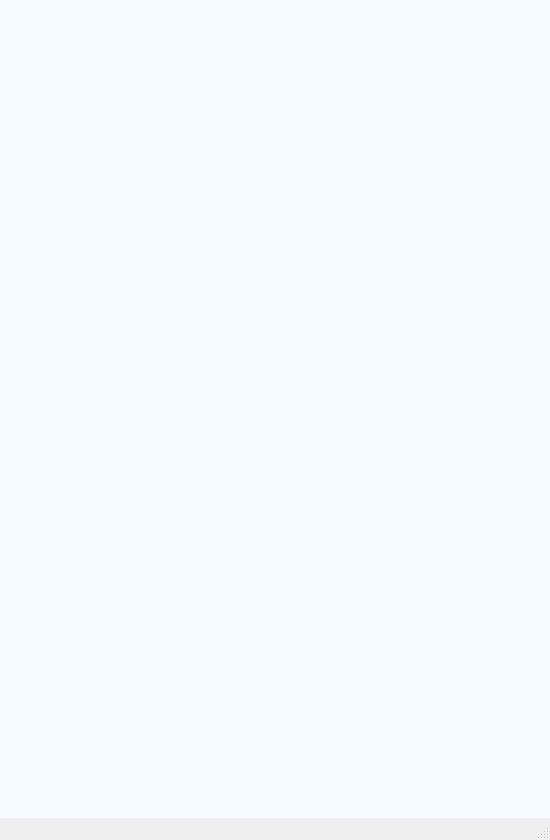
<?xml version="1.0" encoding="UTF-8"?>
<ui version="4.0">
 <class>MainWindow</class>
 <widget class="QMainWindow" name="MainWindow">
  <property name="geometry">
   <rect>
    <x>0</x>
    <y>0</y>
    <width>550</width>
    <height>840</height>
   </rect>
  </property>
  <property name="windowTitle">
   <string>MainWindow</string>
  </property>
  <widget class="QWidget" name="centralwidget">
   <property name="styleSheet">
    <string notr="true">background-color: #F6FBFF;</string>
   </property>
   <widget class="QStackedWidget" name="stackedWidget">
    <property name="geometry">
     <rect>
      <x>-1</x>
      <y>-1</y>
      <width>551</width>
      <height>841</height>
     </rect>
    </property>
    <property name="font">
     <font>
      <family>Roboto</family>
     </font>
    </property>
    <property name="currentIndex">
     <number>6</number>
    </property>
    <widget class="QWidget" name="mainPage">
     <widget class="QPushButton" name="alarm_button">
      <property name="geometry">
       <rect>
        <x>20</x>
        <y>720</y>
        <width>80</width>
        <height>80</height>
       </rect>
      </property>
      <property name="font">
       <font>
        <family>Roboto</family>
       </font>
      </property>
      <property name="styleSheet">
       <string notr="true">background-color: #007AFF;
border-radius:40px;</string>
      </property>
      <property name="text">
       <string/>
      </property>
     </widget>
     <widget class="QLabel" name="dsgn_menubase">
      <property name="geometry">
       <rect>
        <x>0</x>
        <y>700</y>
        <width>551</width>
        <height>121</height>
       </rect>
      </property>
      <property name="font">
       <font>
        <family>Roboto</family>
       </font>
      </property>
      <property name="styleSheet">
       <string notr="true">background-color: #162636;</string>
      </property>
      <property name="text">
       <string>&lt;html&gt;&lt;head/&gt;&lt;body&gt;&lt;p&gt;&lt;br/&gt;&lt;/p&gt;&lt;/body&gt;&lt;/html&gt;</string>
      </property>
      <property name="alignment">
       <set>Qt::AlignCenter</set>
      </property>
     </widget>
     <widget class="QPushButton" name="statistics_button">
      <property name="geometry">
       <rect>
        <x>130</x>
        <y>720</y>
        <width>80</width>
        <height>80</height>
       </rect>
      </property>
      <property name="font">
       <font>
        <family>Roboto</family>
       </font>
      </property>
      <property name="styleSheet">
       <string notr="true">background-color: #007AFF;
border-radius:40px;</string>
      </property>
      <property name="text">
       <string/>
      </property>
     </widget>
     <widget class="QPushButton" name="weather_button">
      <property name="geometry">
       <rect>
        <x>340</x>
        <y>720</y>
        <width>80</width>
        <height>80</height>
       </rect>
      </property>
      <property name="font">
       <font>
        <family>Roboto</family>
       </font>
      </property>
      <property name="styleSheet">
       <string notr="true">background-color: #007AFF;
border-radius:40px;</string>
      </property>
      <property name="text">
       <string/>
      </property>
     </widget>
     <widget class="QPushButton" name="information_button">
      <property name="geometry">
       <rect>
        <x>450</x>
        <y>720</y>
        <width>80</width>
        <height>80</height>
       </rect>
      </property>
      <property name="font">
       <font>
        <family>Roboto</family>
       </font>
      </property>
      <property name="styleSheet">
       <string notr="true">background-color: #007AFF;
border-radius:40px;</string>
      </property>
      <property name="text">
       <string/>
      </property>
     </widget>
     <widget class="QPushButton" name="dsgn_mic_icon_background">
      <property name="geometry">
       <rect>
        <x>224</x>
        <y>660</y>
        <width>110</width>
        <height>110</height>
       </rect>
      </property>
      <property name="font">
       <font>
        <family>Roboto</family>
       </font>
      </property>
      <property name="styleSheet">
       <string notr="true">background-color: #F6FBFF;
border-radius:55px;</string>
      </property>
      <property name="text">
       <string/>
      </property>
     </widget>
     <widget class="QPushButton" name="microfon_button">
      <property name="geometry">
       <rect>
        <x>235</x>
        <y>670</y>
        <width>90</width>
        <height>90</height>
       </rect>
      </property>
      <property name="font">
       <font>
        <family>Roboto</family>
       </font>
      </property>
      <property name="styleSheet">
       <string notr="true">background-color: #007AFF;
border-radius:45px;</string>
      </property>
      <property name="text">
       <string/>
      </property>
     </widget>
     <widget class="QLabel" name="welcome_label">
      <property name="geometry">
       <rect>
        <x>140</x>
        <y>40</y>
        <width>281</width>
        <height>81</height>
       </rect>
      </property>
      <property name="font">
       <font>
        <family>Roboto</family>
       </font>
      </property>
      <property name="styleSheet">
       <string notr="true">background-color: #D5E1EA;</string>
      </property>
      <property name="text">
       <string>&lt;html&gt;&lt;head/&gt;&lt;body&gt;&lt;p&gt;&lt;span style=&quot; font-size:48pt; font-weight:600;&quot;&gt;Welcome!&lt;/span&gt;&lt;/p&gt;&lt;/body&gt;&lt;/html&gt;</string>
      </property>
      <property name="alignment">
       <set>Qt::AlignCenter</set>
      </property>
     </widget>
     <widget class="QLabel" name="welcome2_label">
      <property name="geometry">
       <rect>
        <x>60</x>
        <y>110</y>
        <width>431</width>
        <height>31</height>
       </rect>
      </property>
      <property name="font">
       <font>
        <family>Roboto</family>
       </font>
      </property>
      <property name="styleSheet">
       <string notr="true">background-color: #D5E1EA;</string>
      </property>
      <property name="text">
       <string>&lt;html&gt;&lt;head/&gt;&lt;body&gt;&lt;p&gt;&lt;span style=&quot; font-size:18pt;&quot;&gt;What would you like to do today?&lt;/span&gt;&lt;/p&gt;&lt;/body&gt;&lt;/html&gt;</string>
      </property>
      <property name="alignment">
       <set>Qt::AlignCenter</set>
      </property>
     </widget>
     <widget class="QLabel" name="alarm_icon">
      <property name="geometry">
       <rect>
        <x>35</x>
        <y>735</y>
        <width>50</width>
        <height>50</height>
       </rect>
      </property>
      <property name="styleSheet">
       <string notr="true">background-color: #007AFF;
</string>
      </property>
      <property name="text">
       <string/>
      </property>
      <property name="pixmap">
       <pixmap>icons/alarmclock.svg</pixmap>
      </property>
      <property name="scaledContents">
       <bool>true</bool>
      </property>
     </widget>
     <widget class="QLabel" name="statistics_icon">
      <property name="geometry">
       <rect>
        <x>145</x>
        <y>735</y>
        <width>50</width>
        <height>50</height>
       </rect>
      </property>
      <property name="styleSheet">
       <string notr="true">background-color: #007AFF;
</string>
      </property>
      <property name="text">
       <string/>
      </property>
      <property name="pixmap">
       <pixmap resource="icons_.qrc">:/menu/icons/statistics.svg</pixmap>
      </property>
      <property name="scaledContents">
       <bool>true</bool>
      </property>
     </widget>
     <widget class="QLabel" name="reminder_icon">
      <property name="geometry">
       <rect>
        <x>355</x>
        <y>735</y>
        <width>50</width>
        <height>50</height>
       </rect>
      </property>
      <property name="styleSheet">
       <string notr="true">background-color: #007AFF;
</string>
      </property>
      <property name="text">
       <string/>
      </property>
      <property name="pixmap">
       <pixmap resource="icons_.qrc">:/menu/icons/reminders.svg</pixmap>
      </property>
      <property name="scaledContents">
       <bool>true</bool>
      </property>
     </widget>
     <widget class="QLabel" name="information_icon">
      <property name="geometry">
       <rect>
        <x>465</x>
        <y>735</y>
        <width>50</width>
        <height>50</height>
       </rect>
      </property>
      <property name="styleSheet">
       <string notr="true">background-color: #007AFF;
</string>
      </property>
      <property name="text">
       <string/>
      </property>
      <property name="pixmap">
       <pixmap resource="icons_.qrc">:/menu/icons/information.svg</pixmap>
      </property>
      <property name="scaledContents">
       <bool>true</bool>
      </property>
     </widget>
     <widget class="QLabel" name="mic_icon">
      <property name="geometry">
       <rect>
        <x>250</x>
        <y>685</y>
        <width>60</width>
        <height>60</height>
       </rect>
      </property>
      <property name="styleSheet">
       <string notr="true">background-color: #007AFF;
</string>
      </property>
      <property name="text">
       <string/>
      </property>
      <property name="pixmap">
       <pixmap resource="icons_.qrc">:/menu/icons/reminders.svg</pixmap>
      </property>
      <property name="scaledContents">
       <bool>true</bool>
      </property>
     </widget>
     <widget class="QLabel" name="robo">
      <property name="geometry">
       <rect>
        <x>290</x>
        <y>250</y>
        <width>261</width>
        <height>461</height>
       </rect>
      </property>
      <property name="text">
       <string/>
      </property>
      <property name="pixmap">
       <pixmap resource="icons_.qrc">:/robo/icons/robo.svg</pixmap>
      </property>
     </widget>
     <widget class="QLabel" name="label_3">
      <property name="geometry">
       <rect>
        <x>10</x>
        <y>20</y>
        <width>531</width>
        <height>151</height>
       </rect>
      </property>
      <property name="styleSheet">
       <string notr="true">background-color: #D5E1EA;
border-radius:30px;</string>
      </property>
      <property name="text">
       <string/>
      </property>
     </widget>
     <zorder>label_3</zorder>
     <zorder>robo</zorder>
     <zorder>dsgn_menubase</zorder>
     <zorder>dsgn_mic_icon_background</zorder>
     <zorder>microfon_button</zorder>
     <zorder>information_button</zorder>
     <zorder>weather_button</zorder>
     <zorder>alarm_button</zorder>
     <zorder>statistics_button</zorder>
     <zorder>welcome_label</zorder>
     <zorder>welcome2_label</zorder>
     <zorder>alarm_icon</zorder>
     <zorder>statistics_icon</zorder>
     <zorder>reminder_icon</zorder>
     <zorder>information_icon</zorder>
     <zorder>mic_icon</zorder>
    </widget>
    <widget class="QWidget" name="alarmPage_alarms">
     <widget class="QPushButton" name="microfon_button_2">
      <property name="geometry">
       <rect>
        <x>235</x>
        <y>670</y>
        <width>90</width>
        <height>90</height>
       </rect>
      </property>
      <property name="font">
       <font>
        <family>Roboto</family>
       </font>
      </property>
      <property name="styleSheet">
       <string notr="true">background-color: #007AFF;
border-radius:45px;</string>
      </property>
      <property name="text">
       <string/>
      </property>
     </widget>
     <widget class="QPushButton" name="information_button_2">
      <property name="geometry">
       <rect>
        <x>450</x>
        <y>720</y>
        <width>80</width>
        <height>80</height>
       </rect>
      </property>
      <property name="font">
       <font>
        <family>Roboto</family>
       </font>
      </property>
      <property name="styleSheet">
       <string notr="true">background-color: #007AFF;
border-radius:40px;</string>
      </property>
      <property name="text">
       <string/>
      </property>
     </widget>
     <widget class="QLabel" name="alarm_icon_2">
      <property name="geometry">
       <rect>
        <x>35</x>
        <y>735</y>
        <width>50</width>
        <height>50</height>
       </rect>
      </property>
      <property name="styleSheet">
       <string notr="true">background-color: #FFB52C;
</string>
      </property>
      <property name="text">
       <string/>
      </property>
      <property name="pixmap">
       <pixmap>icons/alarmclock.svg</pixmap>
      </property>
      <property name="scaledContents">
       <bool>true</bool>
      </property>
     </widget>
     <widget class="QLabel" name="mic_icon_2">
      <property name="geometry">
       <rect>
        <x>250</x>
        <y>685</y>
        <width>60</width>
        <height>60</height>
       </rect>
      </property>
      <property name="styleSheet">
       <string notr="true">background-color: #007AFF;
</string>
      </property>
      <property name="text">
       <string/>
      </property>
      <property name="pixmap">
       <pixmap resource="icons_.qrc">:/plus/icons/plus.svg</pixmap>
      </property>
      <property name="scaledContents">
       <bool>true</bool>
      </property>
     </widget>
     <widget class="QPushButton" name="alarm_button_2">
      <property name="geometry">
       <rect>
        <x>20</x>
        <y>720</y>
        <width>80</width>
        <height>80</height>
       </rect>
      </property>
      <property name="font">
       <font>
        <family>Roboto</family>
       </font>
      </property>
      <property name="styleSheet">
       <string notr="true">background-color: #FFB52C;
border-radius:40px;</string>
      </property>
      <property name="text">
       <string/>
      </property>
     </widget>
     <widget class="QPushButton" name="statistics_button_2">
      <property name="geometry">
       <rect>
        <x>130</x>
        <y>720</y>
        <width>80</width>
        <height>80</height>
       </rect>
      </property>
      <property name="font">
       <font>
        <family>Roboto</family>
       </font>
      </property>
      <property name="styleSheet">
       <string notr="true">background-color: #007AFF;
border-radius:40px;</string>
      </property>
      <property name="text">
       <string/>
      </property>
     </widget>
     <widget class="QLabel" name="reminder_icon_2">
      <property name="geometry">
       <rect>
        <x>355</x>
        <y>735</y>
        <width>50</width>
        <height>50</height>
       </rect>
      </property>
      <property name="styleSheet">
       <string notr="true">background-color: #007AFF;
</string>
      </property>
      <property name="text">
       <string/>
      </property>
      <property name="pixmap">
       <pixmap resource="icons_.qrc">:/menu/icons/reminders.svg</pixmap>
      </property>
      <property name="scaledContents">
       <bool>true</bool>
      </property>
     </widget>
     <widget class="QPushButton" name="weather_button_2">
      <property name="geometry">
       <rect>
        <x>340</x>
        <y>720</y>
        <width>80</width>
        <height>80</height>
       </rect>
      </property>
      <property name="font">
       <font>
        <family>Roboto</family>
       </font>
      </property>
      <property name="styleSheet">
       <string notr="true">background-color: #007AFF;
border-radius:40px;</string>
      </property>
      <property name="text">
       <string/>
      </property>
     </widget>
     <widget class="QLabel" name="statistics_icon_2">
      <property name="geometry">
       <rect>
        <x>145</x>
        <y>735</y>
        <width>50</width>
        <height>50</height>
       </rect>
      </property>
      <property name="styleSheet">
       <string notr="true">background-color: #007AFF;
</string>
      </property>
      <property name="text">
       <string/>
      </property>
      <property name="pixmap">
       <pixmap resource="icons_.qrc">:/menu/icons/statistics.svg</pixmap>
      </property>
      <property name="scaledContents">
       <bool>true</bool>
      </property>
     </widget>
     <widget class="QLabel" name="dsgn_menubase_2">
      <property name="geometry">
       <rect>
        <x>0</x>
        <y>700</y>
        <width>551</width>
        <height>121</height>
       </rect>
      </property>
      <property name="font">
       <font>
        <family>Roboto</family>
       </font>
      </property>
      <property name="styleSheet">
       <string notr="true">background-color: #162636;</string>
      </property>
      <property name="text">
       <string>&lt;html&gt;&lt;head/&gt;&lt;body&gt;&lt;p&gt;&lt;br/&gt;&lt;/p&gt;&lt;/body&gt;&lt;/html&gt;</string>
      </property>
      <property name="alignment">
       <set>Qt::AlignCenter</set>
      </property>
     </widget>
     <widget class="QPushButton" name="dsgn_mic_icon_background_2">
      <property name="geometry">
       <rect>
        <x>224</x>
        <y>660</y>
        <width>110</width>
        <height>110</height>
       </rect>
      </property>
      <property name="font">
       <font>
        <family>Roboto</family>
       </font>
      </property>
      <property name="styleSheet">
       <string notr="true">background-color: #F6FBFF;
border-radius:55px;</string>
      </property>
      <property name="text">
       <string/>
      </property>
     </widget>
     <widget class="QLabel" name="information_icon_2">
      <property name="geometry">
       <rect>
        <x>465</x>
        <y>735</y>
        <width>50</width>
        <height>50</height>
       </rect>
      </property>
      <property name="styleSheet">
       <string notr="true">background-color: #007AFF;
</string>
      </property>
      <property name="text">
       <string/>
      </property>
      <property name="pixmap">
       <pixmap resource="icons_.qrc">:/menu/icons/information.svg</pixmap>
      </property>
      <property name="scaledContents">
       <bool>true</bool>
      </property>
     </widget>
     <widget class="QPushButton" name="pushButton">
      <property name="geometry">
       <rect>
        <x>70</x>
        <y>45</y>
        <width>191</width>
        <height>101</height>
       </rect>
      </property>
      <property name="font">
       <font>
        <family>Roboto</family>
        <pointsize>22</pointsize>
        <weight>75</weight>
        <bold>true</bold>
       </font>
      </property>
      <property name="styleSheet">
       <string notr="true">border-radius: 40px;</string>
      </property>
      <property name="text">
       <string>Alarms</string>
      </property>
     </widget>
     <widget class="QPushButton" name="pushButton_2">
      <property name="geometry">
       <rect>
        <x>290</x>
        <y>45</y>
        <width>191</width>
        <height>101</height>
       </rect>
      </property>
      <property name="font">
       <font>
        <family>Roboto</family>
        <pointsize>22</pointsize>
        <weight>75</weight>
        <bold>true</bold>
       </font>
      </property>
      <property name="styleSheet">
       <string notr="true">border-radius: 40px;</string>
      </property>
      <property name="text">
       <string>Groups</string>
      </property>
     </widget>
     <widget class="QLabel" name="label_2">
      <property name="geometry">
       <rect>
        <x>10</x>
        <y>20</y>
        <width>531</width>
        <height>151</height>
       </rect>
      </property>
      <property name="styleSheet">
       <string notr="true">background-color: #D5E1EA;
border-radius:30px;</string>
      </property>
      <property name="text">
       <string/>
      </property>
     </widget>
     <widget class="QScrollArea" name="scrollArea">
      <property name="geometry">
       <rect>
        <x>10</x>
        <y>180</y>
        <width>531</width>
        <height>451</height>
       </rect>
      </property>
      <property name="widgetResizable">
       <bool>true</bool>
      </property>
      <widget class="QWidget" name="scrollAreaWidgetContents">
       <property name="geometry">
        <rect>
         <x>0</x>
         <y>0</y>
         <width>529</width>
         <height>449</height>
        </rect>
       </property>
       <widget class="QWidget" name="horizontalLayoutWidget">
        <property name="geometry">
         <rect>
          <x>10</x>
          <y>10</y>
          <width>511</width>
          <height>41</height>
         </rect>
        </property>
        <layout class="QHBoxLayout" name="horizontalLayout">
         <item>
          <widget class="QCheckBox" name="checkBox">
           <property name="font">
            <font>
             <family>Roboto</family>
             <pointsize>12</pointsize>
            </font>
           </property>
           <property name="text">
            <string>alarm_time</string>
           </property>
          </widget>
         </item>
         <item>
          <spacer name="horizontalSpacer">
           <property name="orientation">
            <enum>Qt::Horizontal</enum>
           </property>
           <property name="sizeType">
            <enum>QSizePolicy::Expanding</enum>
           </property>
           <property name="sizeHint" stdset="0">
            <size>
             <width>50</width>
             <height>20</height>
            </size>
           </property>
          </spacer>
         </item>
         <item>
          <widget class="QCheckBox" name="checkBox_2">
           <property name="text">
            <string>M</string>
           </property>
          </widget>
         </item>
         <item>
          <widget class="QCheckBox" name="checkBox_5">
           <property name="text">
            <string>Th</string>
           </property>
          </widget>
         </item>
         <item>
          <widget class="QCheckBox" name="checkBox_4">
           <property name="text">
            <string>W</string>
           </property>
          </widget>
         </item>
         <item>
          <widget class="QCheckBox" name="checkBox_3">
           <property name="text">
            <string>Tu</string>
           </property>
          </widget>
         </item>
         <item>
          <widget class="QCheckBox" name="checkBox_6">
           <property name="text">
            <string>F</string>
           </property>
          </widget>
         </item>
         <item>
          <widget class="QCheckBox" name="checkBox_8">
           <property name="text">
            <string>Su</string>
           </property>
          </widget>
         </item>
         <item>
          <widget class="QCheckBox" name="checkBox_7">
           <property name="text">
            <string>Sa</string>
           </property>
          </widget>
         </item>
        </layout>
       </widget>
       <widget class="QWidget" name="horizontalLayoutWidget_2">
        <property name="geometry">
         <rect>
          <x>10</x>
          <y>50</y>
          <width>511</width>
          <height>41</height>
         </rect>
        </property>
        <layout class="QHBoxLayout" name="horizontalLayout_2">
         <item>
          <widget class="QCheckBox" name="checkBox_9">
           <property name="font">
            <font>
             <family>Roboto</family>
             <pointsize>12</pointsize>
            </font>
           </property>
           <property name="text">
            <string>alarm_time</string>
           </property>
          </widget>
         </item>
         <item>
          <spacer name="horizontalSpacer_2">
           <property name="orientation">
            <enum>Qt::Horizontal</enum>
           </property>
           <property name="sizeType">
            <enum>QSizePolicy::Expanding</enum>
           </property>
           <property name="sizeHint" stdset="0">
            <size>
             <width>50</width>
             <height>20</height>
            </size>
           </property>
          </spacer>
         </item>
         <item>
          <widget class="QCheckBox" name="checkBox_10">
           <property name="text">
            <string>M</string>
           </property>
          </widget>
         </item>
         <item>
          <widget class="QCheckBox" name="checkBox_11">
           <property name="text">
            <string>Th</string>
           </property>
          </widget>
         </item>
         <item>
          <widget class="QCheckBox" name="checkBox_12">
           <property name="text">
            <string>W</string>
           </property>
          </widget>
         </item>
         <item>
          <widget class="QCheckBox" name="checkBox_13">
           <property name="text">
            <string>Tu</string>
           </property>
          </widget>
         </item>
         <item>
          <widget class="QCheckBox" name="checkBox_14">
           <property name="text">
            <string>F</string>
           </property>
          </widget>
         </item>
         <item>
          <widget class="QCheckBox" name="checkBox_15">
           <property name="text">
            <string>Su</string>
           </property>
          </widget>
         </item>
         <item>
          <widget class="QCheckBox" name="checkBox_16">
           <property name="text">
            <string>Sa</string>
           </property>
          </widget>
         </item>
        </layout>
       </widget>
      </widget>
     </widget>
     <zorder>label_2</zorder>
     <zorder>dsgn_menubase_2</zorder>
     <zorder>weather_button_2</zorder>
     <zorder>dsgn_mic_icon_background_2</zorder>
     <zorder>alarm_button_2</zorder>
     <zorder>microfon_button_2</zorder>
     <zorder>information_button_2</zorder>
     <zorder>alarm_icon_2</zorder>
     <zorder>mic_icon_2</zorder>
     <zorder>statistics_button_2</zorder>
     <zorder>reminder_icon_2</zorder>
     <zorder>statistics_icon_2</zorder>
     <zorder>information_icon_2</zorder>
     <zorder>pushButton</zorder>
     <zorder>pushButton_2</zorder>
     <zorder>scrollArea</zorder>
    </widget>
    <widget class="QWidget" name="alarmPage_groups"/>
    <widget class="QWidget" name="statisticsPage"/>
    <widget class="QWidget" name="remindersPage"/>
    <widget class="QWidget" name="informationPage"/>
    <widget class="QWidget" name="chaPage"/>
   </widget>
  </widget>
  <widget class="QStatusBar" name="statusbar"/>
 </widget>
 <resources>
  <include location="icons_.qrc"/>
 </resources>
 <connections/>
</ui>
